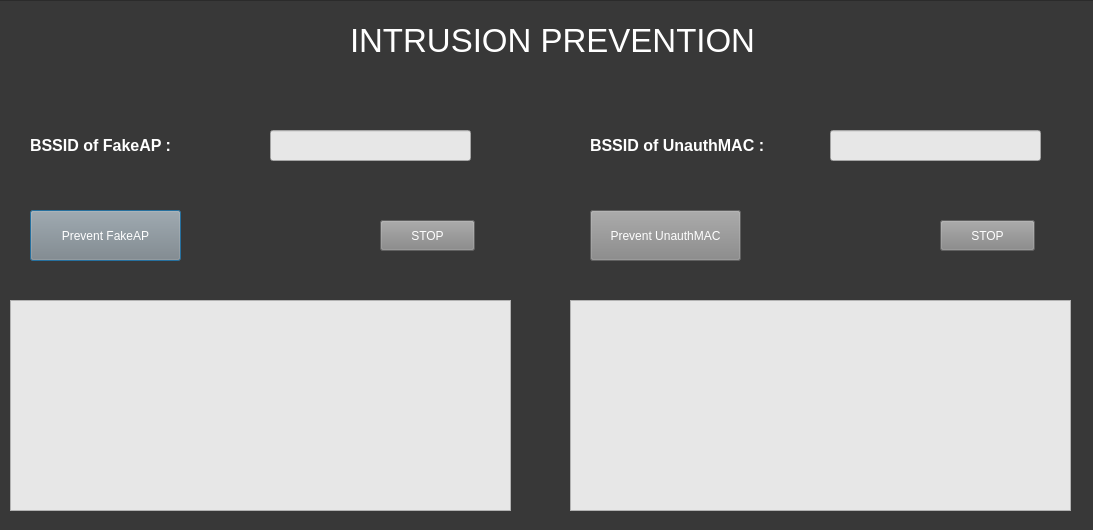
<?xml version="1.0" encoding="UTF-8"?>
<ui version="4.0">
 <class>Dialog</class>
 <widget class="QDialog" name="Dialog">
  <property name="geometry">
   <rect>
    <x>0</x>
    <y>0</y>
    <width>1093</width>
    <height>530</height>
   </rect>
  </property>
  <property name="windowTitle">
   <string>Dialog</string>
  </property>
  <widget class="QFrame" name="frame3">
   <property name="geometry">
    <rect>
     <x>-10</x>
     <y>0</y>
     <width>1111</width>
     <height>531</height>
    </rect>
   </property>
   <property name="styleSheet">
    <string notr="true">background-color: rgb(56, 56, 56);</string>
   </property>
   <property name="frameShape">
    <enum>QFrame::StyledPanel</enum>
   </property>
   <property name="frameShadow">
    <enum>QFrame::Raised</enum>
   </property>
   <widget class="QTextEdit" name="FAPtextEdit">
    <property name="geometry">
     <rect>
      <x>20</x>
      <y>300</y>
      <width>501</width>
      <height>211</height>
     </rect>
    </property>
    <property name="styleSheet">
     <string notr="true">background-color: rgb(231, 231, 231);
color: rgb(255, 0, 0);</string>
    </property>
   </widget>
   <widget class="QPushButton" name="FAPpushButton">
    <property name="geometry">
     <rect>
      <x>40</x>
      <y>210</y>
      <width>151</width>
      <height>51</height>
     </rect>
    </property>
    <property name="styleSheet">
     <string notr="true">color: rgb(255, 255, 255);
background-color: rgb(135, 135, 135);</string>
    </property>
    <property name="text">
     <string>Prevent FakeAP</string>
    </property>
   </widget>
   <widget class="QLineEdit" name="FinputTxt">
    <property name="geometry">
     <rect>
      <x>280</x>
      <y>130</y>
      <width>201</width>
      <height>31</height>
     </rect>
    </property>
    <property name="styleSheet">
     <string notr="true">background-color: rgb(231, 231, 231);
color: rgb(255, 0, 0);</string>
    </property>
   </widget>
   <widget class="QLabel" name="label">
    <property name="geometry">
     <rect>
      <x>40</x>
      <y>130</y>
      <width>201</width>
      <height>31</height>
     </rect>
    </property>
    <property name="font">
     <font>
      <pointsize>12</pointsize>
      <weight>75</weight>
      <bold>true</bold>
     </font>
    </property>
    <property name="styleSheet">
     <string notr="true">color:rgb(255,255,255);</string>
    </property>
    <property name="text">
     <string>BSSID of FakeAP :</string>
    </property>
   </widget>
   <widget class="QLabel" name="label_2">
    <property name="geometry">
     <rect>
      <x>360</x>
      <y>20</y>
      <width>421</width>
      <height>41</height>
     </rect>
    </property>
    <property name="font">
     <font>
      <family>Cantarell</family>
      <pointsize>25</pointsize>
      <weight>9</weight>
      <italic>false</italic>
      <bold>false</bold>
     </font>
    </property>
    <property name="styleSheet">
     <string notr="true">color: rgb(255, 255, 255);
font: 75 25pt &quot;Cantarell&quot;;</string>
    </property>
    <property name="text">
     <string>INTRUSION PREVENTION</string>
    </property>
   </widget>
   <widget class="QTextEdit" name="UMACtextEdit">
    <property name="geometry">
     <rect>
      <x>580</x>
      <y>300</y>
      <width>501</width>
      <height>211</height>
     </rect>
    </property>
    <property name="styleSheet">
     <string notr="true">background-color: rgb(231, 231, 231);
color: rgb(255, 0, 0);</string>
    </property>
   </widget>
   <widget class="QPushButton" name="UMACpushButton">
    <property name="geometry">
     <rect>
      <x>600</x>
      <y>210</y>
      <width>151</width>
      <height>51</height>
     </rect>
    </property>
    <property name="styleSheet">
     <string notr="true">color: rgb(255, 255, 255);
background-color: rgb(135, 135, 135);</string>
    </property>
    <property name="text">
     <string>Prevent UnauthMAC</string>
    </property>
   </widget>
   <widget class="QLabel" name="label_3">
    <property name="geometry">
     <rect>
      <x>600</x>
      <y>130</y>
      <width>181</width>
      <height>31</height>
     </rect>
    </property>
    <property name="font">
     <font>
      <pointsize>12</pointsize>
      <weight>75</weight>
      <bold>true</bold>
     </font>
    </property>
    <property name="styleSheet">
     <string notr="true">color: rgb(255, 255, 255);;</string>
    </property>
    <property name="text">
     <string>BSSID of UnauthMAC :</string>
    </property>
   </widget>
   <widget class="QLineEdit" name="UinputTxt">
    <property name="geometry">
     <rect>
      <x>840</x>
      <y>130</y>
      <width>211</width>
      <height>31</height>
     </rect>
    </property>
    <property name="styleSheet">
     <string notr="true">background-color: rgb(231, 231, 231);
color: rgb(255, 0, 0);</string>
    </property>
   </widget>
   <widget class="QPushButton" name="stop_fkbutton">
    <property name="geometry">
     <rect>
      <x>390</x>
      <y>220</y>
      <width>95</width>
      <height>31</height>
     </rect>
    </property>
    <property name="styleSheet">
     <string notr="true">color: rgb(255, 255, 255);
background-color: rgb(135, 135, 135);</string>
    </property>
    <property name="text">
     <string>STOP</string>
    </property>
   </widget>
   <widget class="QPushButton" name="stop_unbutton">
    <property name="geometry">
     <rect>
      <x>950</x>
      <y>220</y>
      <width>95</width>
      <height>31</height>
     </rect>
    </property>
    <property name="styleSheet">
     <string notr="true">color: rgb(255, 255, 255);
background-color: rgb(135, 135, 135);</string>
    </property>
    <property name="text">
     <string>STOP</string>
    </property>
   </widget>
  </widget>
 </widget>
 <resources/>
 <connections/>
</ui>
